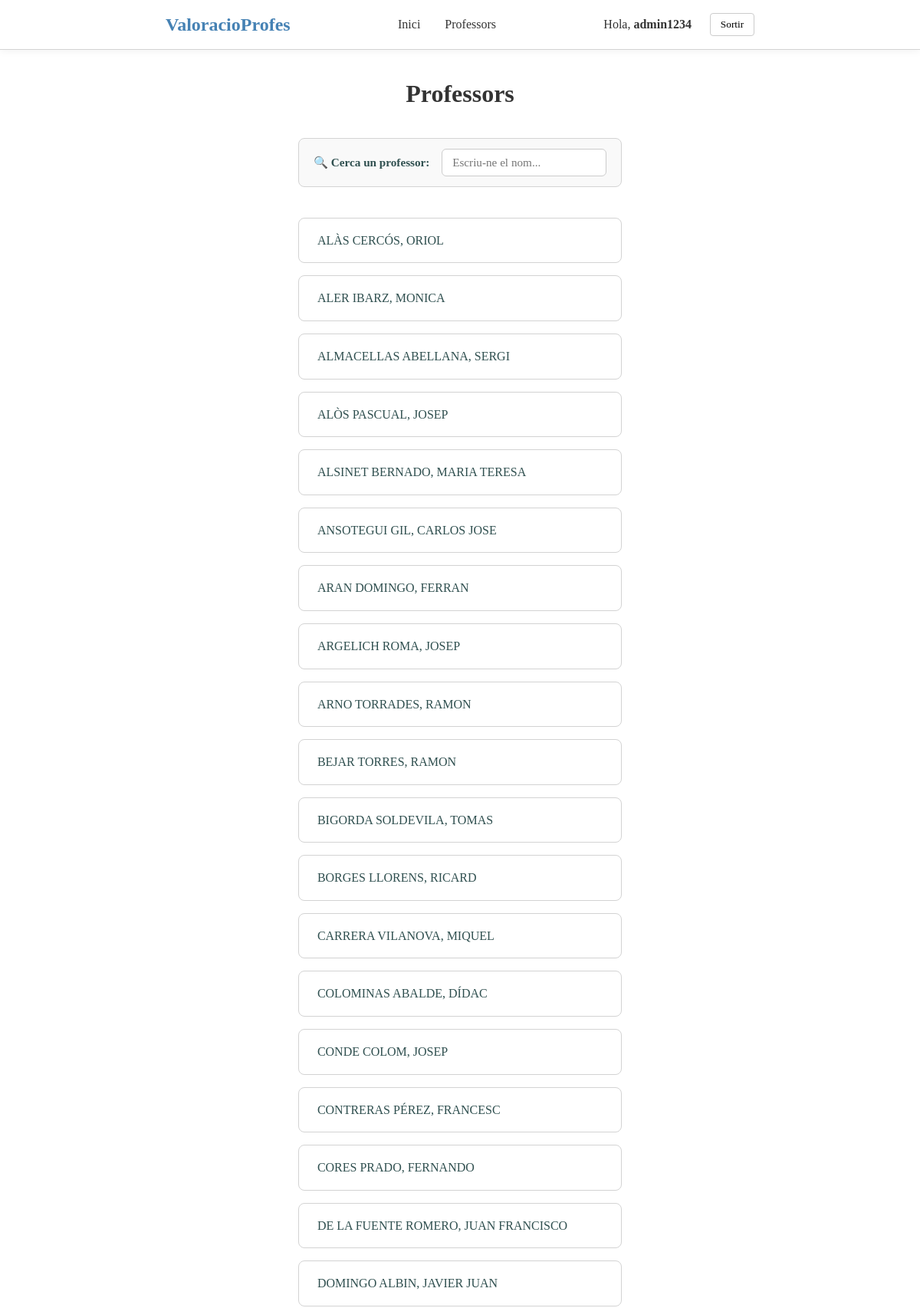
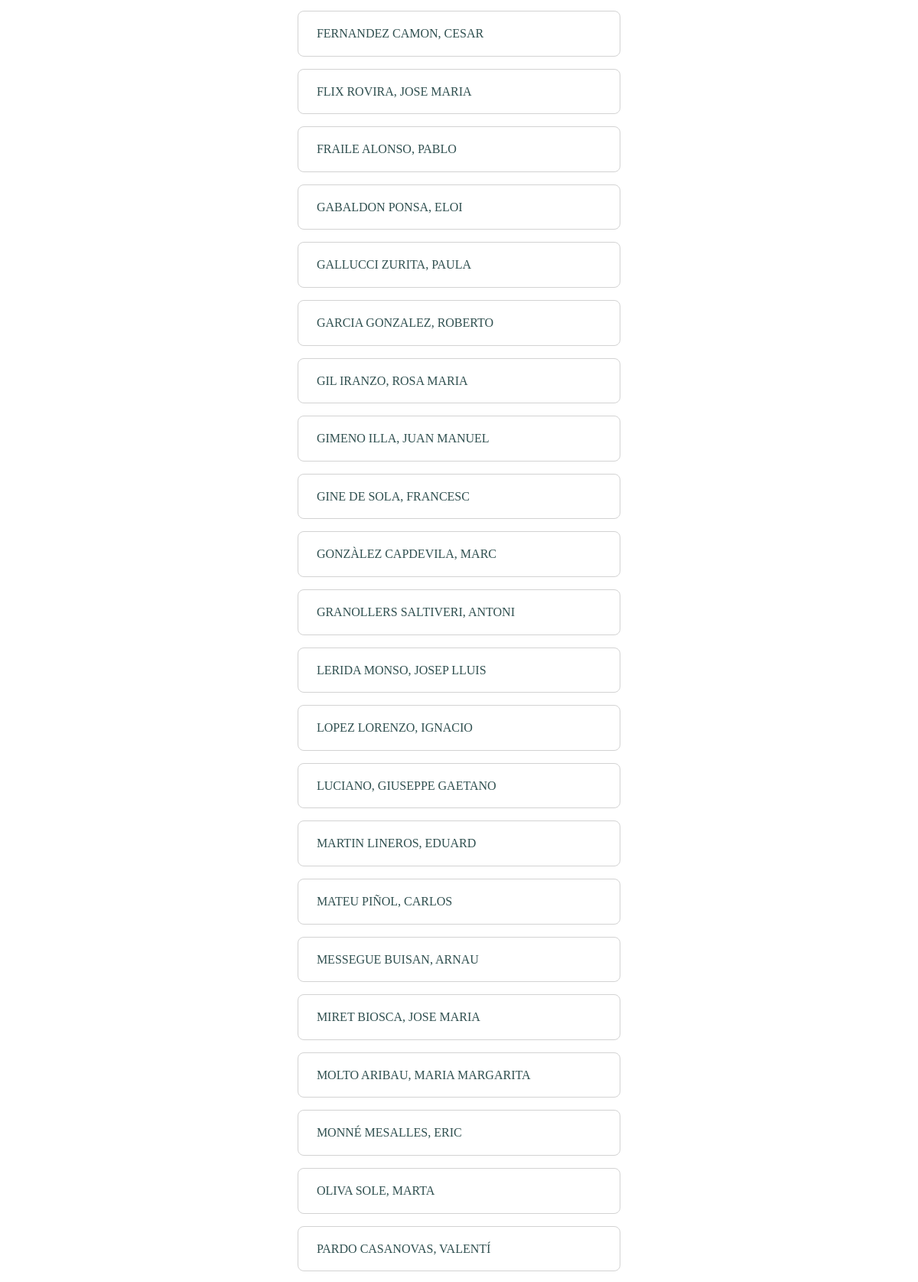
The app's page /profesores/ (signed in, upper part) with its own data (2 pictures, top to bottom).
### blog/models.py (models this page shows, shortened)
class Professor(models.Model):
    department = models.ForeignKey(Department, on_delete=models.CASCADE, related_name='professors')
    name_prof = models.CharField(max_length=150)
    profile_pic_url = models.URLField(max_length=200, blank=True, null=True)  #URLField for links

### blog/views.py (the view)
# urls.py: path('profesores/', views.ProfessorListView.as_view(), name='professor_list'),
class ProfessorListView(ListView):
    model = Professor
    template_name = 'blog/professor_list.html'
    context_object_name = 'professors'

### templates/blog/professor_list.html (shortened to what this page needs)
{% extends "base.html" %}
{% block content %}
<h1 style="text-align: center; margin-bottom: 1.5rem;">Professors</h1>
<div class="search-box">
    <label for="id_professor">🔍 Cerca un professor:</label>
    <input id="id_professor" type="text" placeholder="Escriu-ne el nom..." autocomplete="off" name="">
</div>
<ul class="professor-list">
{% for professor in professors %}
    <li>
        <a href="{% url 'blog:professor_detail' professor.pk %}">
            {{ professor.name_prof }}
        </a>
    </li>
{% empty %}
    <li>No hi ha professors registrats.</li>
{% endfor %}
</ul>
{% endblock %}

### templates/base.html (shortened to what this page needs)
{% load static %}
<!DOCTYPE html>
<html lang="ca">
<head>
    <link rel="stylesheet" href="{% static 'blog/style.css' %}">
    <link rel="stylesheet" href="https://code.jquery.com/ui/1.12.1/themes/smoothness/jquery-ui.css" />
</head>
<body>
 <nav class="navbar">
    <div class="nav-container">
        <a href="{% url 'blog:home' %}" class="nav-logo">ValoracioProfes</a>
        <ul class="nav-menu">
            <li><a href="{% url 'blog:home' %}" class="nav-link">Inici</a></li>
            <li><a href="{% url 'blog:professor_list' %}" class="nav-link">Professors</a></li>
        </ul>
        <div class="nav-auth">
            {% if user.is_authenticated %}
                <span class="nav-user">Hola, <strong>{{ user.username }}</strong></span>
                <form method="post" action="{% url 'logout' %}" class="inline-form">
                    <button type="submit" class="btn-logout">Sortir</button>
                </form>
            {% else %}
                <a href="{% url 'login' %}" class="nav-link-login">Inicia sessió</a>
                <a href="{% url 'blog:signup' %}" class="btn-signup">Registra't</a>
            {% endif %}
        </div>
    </div>
</nav>
    <div class="container">
        {% block content %}{% endblock %}
    </div>
</body>
</html>

### blog/static/blog/style.css (style rules this page uses)
:root { --font-base: Georgia, serif; --color-text: #333; --color-heading: darkslategray; --color-nav-bg: darkslategray; --color-nav-text: white; --color-nav-hover: lightblue; --color-user-text: silver; --color-footer-text: gray; --color-footer-border: lightgray; --color-error: red; --color-btn-primary: steelblue; --container-width: 800px; --form-width: 400px; }
* { margin: 0; padding: 0; box-sizing: border-box; }
body { min-height: 100vh; display: flex; flex-direction: column; font-family: var(--font-base); line-height: 1.6; color: var(--color-text); }
.container { flex: 1; max-width: var(--container-width); margin: 2rem auto; padding: 0 1rem; }
.navbar { background-color: white; padding: 0.8rem 0; border-bottom: 1px solid var(--color-footer-border); box-shadow: 0 2px 10px rgba(0,0,0,0.05); position: sticky; top: 0; z-index: 1000; }
.nav-container { max-width: var(--container-width); margin: 0 auto; padding: 0 1rem; display: flex; justify-content: space-between; align-items: center; }
.nav-logo { font-size: 1.5rem; font-weight: bold; color: var(--color-btn-primary); text-decoration: none; }
.nav-menu { display: flex; list-style: none; gap: 2rem; margin: 0; padding: 0; }
.nav-link { text-decoration: none; color: var(--color-text); font-weight: 500; transition: color 0.2s; }
.nav-auth { display: flex; align-items: center; gap: 1.5rem; }
.btn-logout { background: none; border: 1px solid #ccc; padding: 0.4rem 0.8rem; border-radius: 4px; cursor: pointer; font-family: inherit; }
.search-box { display: flex; align-items: center; gap: 1rem; margin: 2rem auto 2.5rem; max-width: 500px; background: #f9f9f9; border: 1px solid var(--color-footer-border); border-radius: 8px; padding: 0.8rem 1.2rem; }
.search-box label { font-weight: bold; color: var(--color-heading); white-space: nowrap; font-size: 0.95rem; }
.search-box input { flex: 1; padding: 0.5rem 0.8rem; border: 1px solid #ccc; border-radius: 6px; font-family: inherit; font-size: 0.95rem; }
.professor-list { list-style: none; display: grid; grid-template-columns: repeat(auto-fill, minmax(280px, 1fr)); gap: 1rem; padding: 0; }
.professor-list li a { display: block; padding: 1rem 1.5rem; background: white; border: 1px solid var(--color-footer-border); border-radius: 8px; text-decoration: none; color: var(--color-heading); font-weight: 500; transition: box-shadow 0.2s, transform 0.2s; }

### records on screen
Professor: name_prof "ALÀS CERCÓS, ORIOL"
Professor: name_prof "ALER IBARZ, MONICA"
Professor: name_prof "ALMACELLAS ABELLANA, SERGI"
Professor: name_prof "ALÒS PASCUAL, JOSEP"
Professor: name_prof "ALSINET BERNADO, MARIA TERESA"
Professor: name_prof "ANSOTEGUI GIL, CARLOS JOSE"
Professor: name_prof "ARAN DOMINGO, FERRAN"
Professor: name_prof "ARGELICH ROMA, JOSEP"
Professor: name_prof "ARNO TORRADES, RAMON"
Professor: name_prof "BEJAR TORRES, RAMON"
Professor: name_prof "BIGORDA SOLDEVILA, TOMAS"
Professor: name_prof "BORGES LLORENS, RICARD"
Professor: name_prof "CARRERA VILANOVA, MIQUEL"
Professor: name_prof "COLOMINAS ABALDE, DÍDAC"
Professor: name_prof "CONDE COLOM, JOSEP"
Professor: name_prof "CONTRERAS PÉREZ, FRANCESC"
Professor: name_prof "CORES PRADO, FERNANDO"
Professor: name_prof "DE LA FUENTE ROMERO, JUAN FRANCISCO"
Professor: name_prof "DOMINGO ALBIN, JAVIER JUAN"
Professor: name_prof "FERNANDEZ CAMON, CESAR"
Professor: name_prof "FLIX ROVIRA, JOSE MARIA"
Professor: name_prof "FRAILE ALONSO, PABLO"
Professor: name_prof "GABALDON PONSA, ELOI"
Professor: name_prof "GALLUCCI ZURITA, PAULA"
Professor: name_prof "GARCIA GONZALEZ, ROBERTO"
Professor: name_prof "GIL IRANZO, ROSA MARIA"
Professor: name_prof "GIMENO ILLA, JUAN MANUEL"
Professor: name_prof "GINE DE SOLA, FRANCESC"
Professor: name_prof "GONZÀLEZ CAPDEVILA, MARC"
Professor: name_prof "GRANOLLERS SALTIVERI, ANTONI"
Professor: name_prof "LERIDA MONSO, JOSEP LLUIS"
Professor: name_prof "LOPEZ LORENZO, IGNACIO"
Professor: name_prof "LUCIANO, GIUSEPPE GAETANO"
Professor: name_prof "MARTIN LINEROS, EDUARD"
Professor: name_prof "MATEU PIÑOL, CARLOS"
Professor: name_prof "MESSEGUE BUISAN, ARNAU"
Professor: name_prof "MIRET BIOSCA, JOSE MARIA"
Professor: name_prof "MOLTO ARIBAU, MARIA MARGARITA"
Professor: name_prof "MONNÉ MESALLES, ERIC"
Professor: name_prof "OLIVA SOLE, MARTA"
Professor: name_prof "PARDO CASANOVAS, VALENTÍ"

### other values on screen
{{ user.username }} "admin1234"
